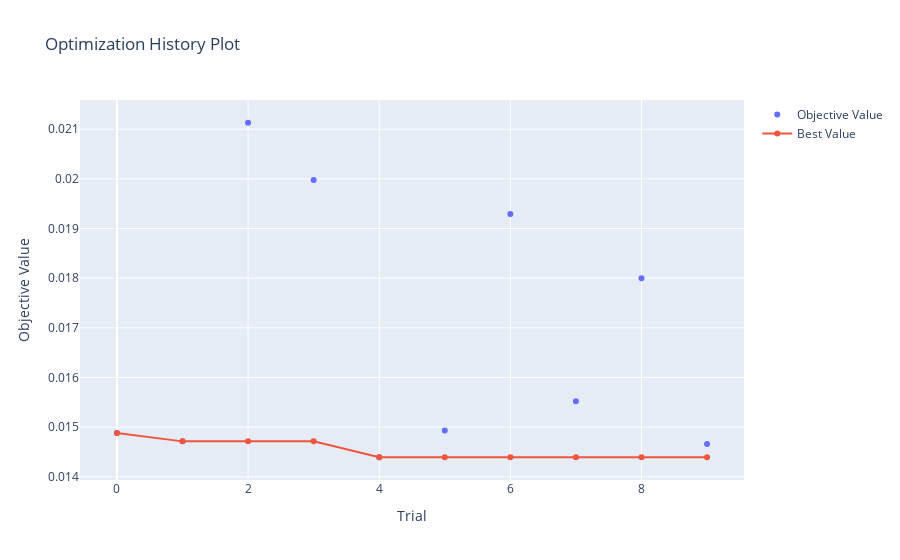

The code cell stored with this chart in its notebook:
### Code cell
print(f'Best score:', study_catb.best_trial.value)
print(f'Best parameters: {study_catb.best_params}\n')
optuna.visualization.plot_optimization_history(study_catb)

### Figure 1 — Plotly figure (JSON) as saved in the notebook; plotly's stock layout.template omitted (floating-point values rounded to 4 significant figures)
{"data": [{"mode": "markers", "name": "Objective Value", "type": "scatter", "x": [0, 1, 2, 3, 4, 5, 6, 7, 8, 9], "y": [0.01488, 0.01471, 0.02113, 0.01998, 0.01439, 0.01493, 0.01929, 0.01552, 0.018, 0.01466]}, {"name": "Best Value", "type": "scatter", "x": [0, 1, 2, 3, 4, 5, 6, 7, 8, 9], "y": [0.01488, 0.01471, 0.01471, 0.01471, 0.01439, 0.01439, 0.01439, 0.01439, 0.01439, 0.01439]}], "layout": {"title": {"text": "Optimization History Plot"}, "xaxis": {"title": {"text": "Trial"}}, "yaxis": {"title": {"text": "Objective Value"}}}}
